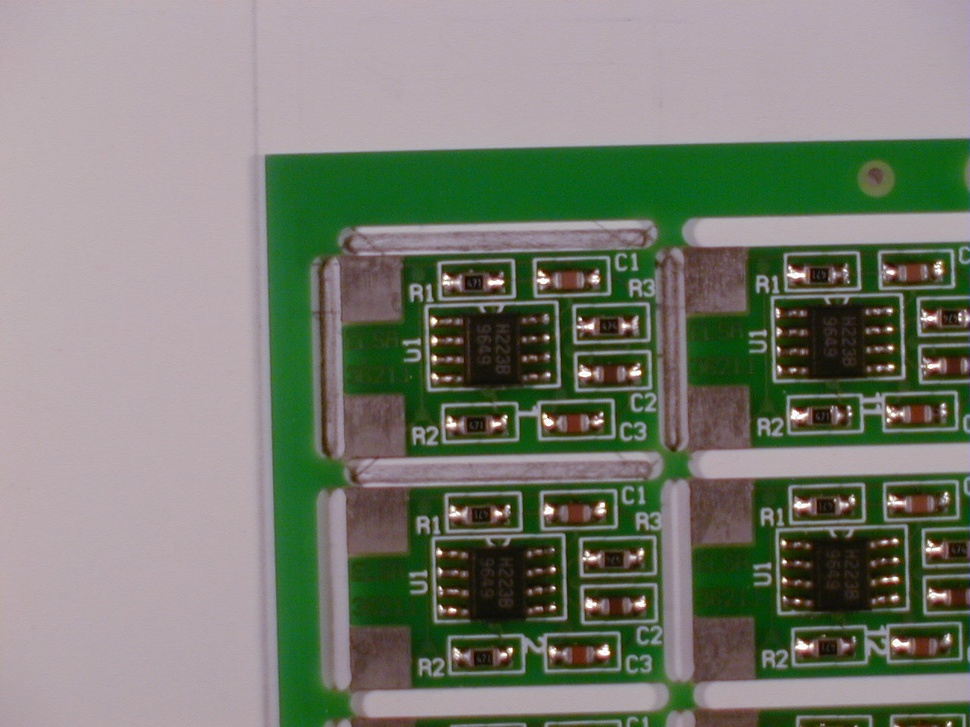
#> input picture Flow/bancoImgs/image_01.jpg, 970 x 727 px, shrunk from 1280 x 960 before the run
$ python -i PCB_soldas.py   (imports and definitions only)
#> lines starting #> are read from the running program, lines starting #| are printed output that depends on the picture; after the words box and inside, x2 and y2 are one past the last pixel; in counts of white or black regions, pixels touching at a corner belong together
#> further down, picture is the input picture: shape (727, 970, 3); mean B, G, R 112.3, 125.2, 120.7

# Importando os módulos
import sys
import argparse
import numpy as np
#import pandas as pd
import matplotlib as math
import matplotlib.pyplot as plt
import cv2 as cv
import imutils
# Versão dos pacotes utilizados
# [45 lines left out: functions showVersions, loadImage, not called in this run]

def takepic():
    pass

def imagShow(title, img):
    cv.namedWindow(title, cv.WINDOW_NORMAL)
    cv.imshow(title, img)
    #cv.waitKey()

def PCBextract(img, target = 0.5 ,mx= 40, my = 40):
    ''' Função para extrair a PCB da imagem
        Input:
            img: imagem a ser processada
            mx: tamanho da borda em x
            mx: tamanho da borada em y
        Output:


    '''
#> called with target = 0.5, mx = 40, my = 40
    height, width, col = img.shape
#> height = 727; width = 970; col = 3

    # transforma imagem rgb em hsv
    hsv = cv.cvtColor(img, cv.COLOR_BGR2HSV)
#> hsv: shape (727, 970, 3); mean H, S, V 109.2, 76.5, 134.4

    # binarização da imagem
    green_lower = (60, 60, 20)
    green_upper = (100, 255, 140)
    mask = cv.inRange(hsv, green_lower, green_upper)
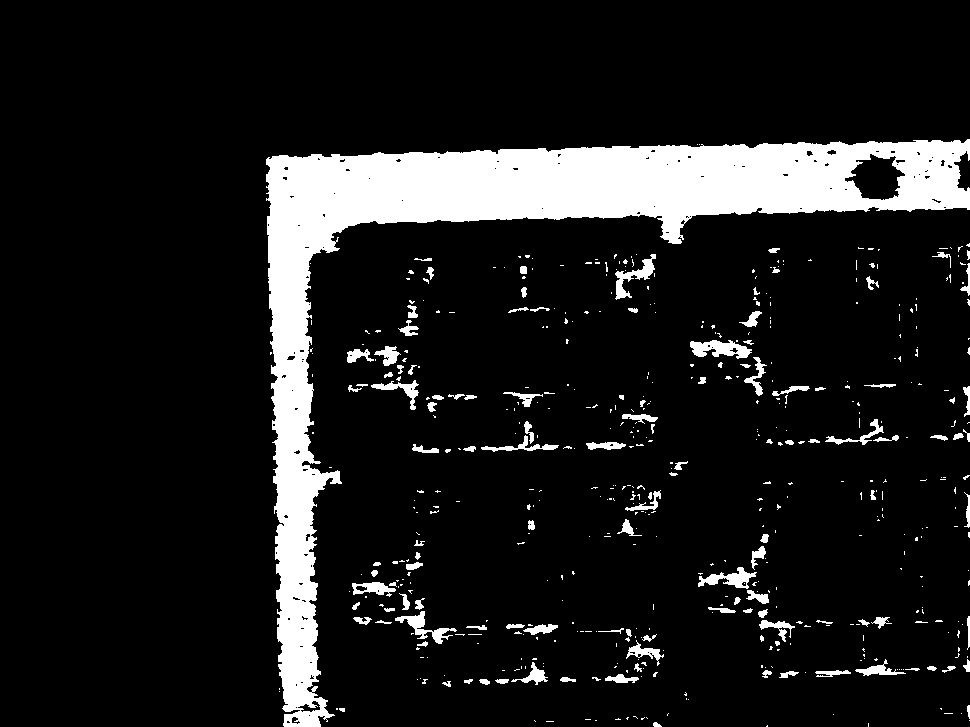
#> mask: shape (727, 970); 11.5% white; 534 white regions (410 under 20 px)

    # contornos
    contours = cv.findContours(mask, cv.RETR_TREE, cv.CHAIN_APPROX_SIMPLE)
#> contours = 653 contours, 545 with area under 20; largest, box (x1, y1, x2, y2) and area: (266, 139, 970, 727) 67073, (844, 153, 906, 201) 1770, (690, 340, 752, 359) 644, (698, 567, 757, 589) 482, (615, 254, 656, 300) 475
    contours = imutils.grab_contours(contours)

    cutArea = target*height*width
#> cutArea = 352595

    # verificar areas dos contornos e cortar
    if len(contours) > 0:
        for i in range(len(contours)):
            area = cv.contourArea(contours[i])
            if area > cutArea:
                #print(area)
                x, y, w, h = cv.boundingRect(contours[i])
                cut_image = img[y - my:y + h + my, x - mx:x + w + mx, :].copy()
                # desenhar contorno da placa
                contour = cv.drawContours(np.zeros_like(img), contours, i, (255,255,255), 3)
                contour = contour[y - my:y + h + my, x - mx:x + w + mx, :].copy()
                break
#> this loop made 653 passes
#> area on passes 3, 28, 29: 21, 38, 34.5

#> (the run stopped early here; a loop or call above may not have finished)
